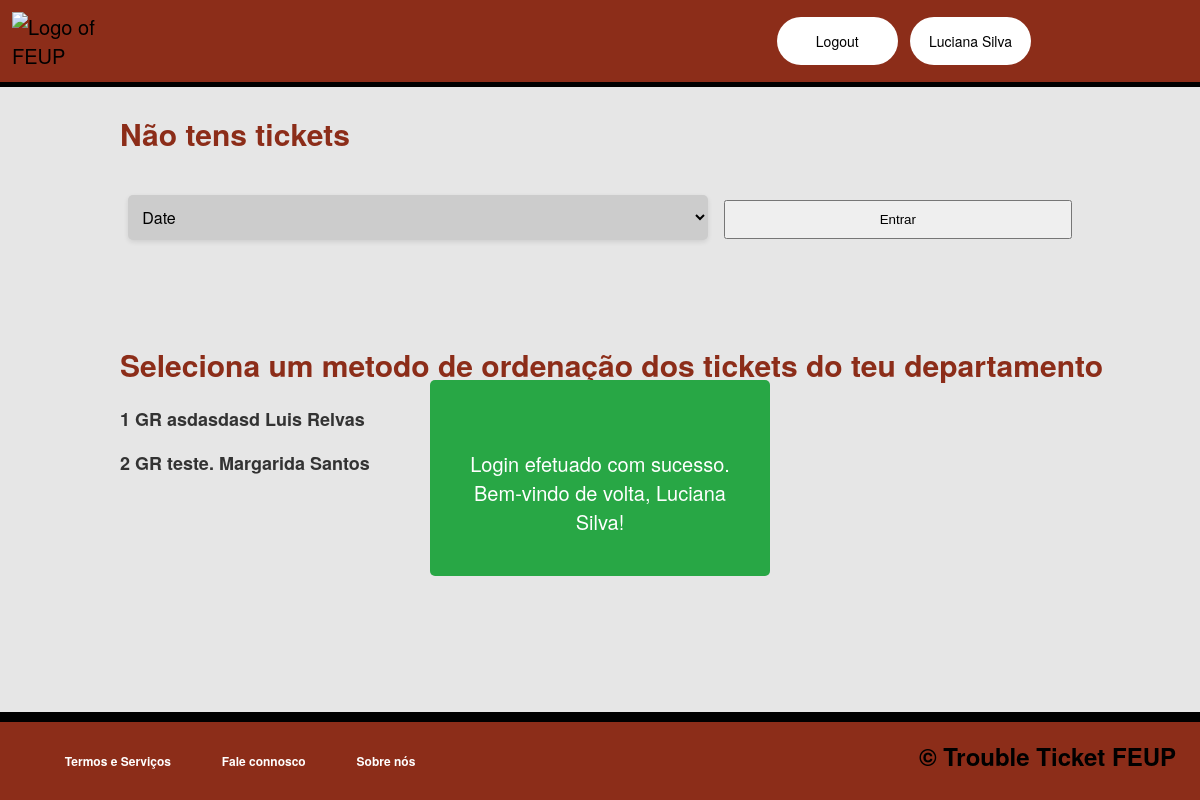
The page /pages/ticketsee.php (signed in) on the database as committed earlier.
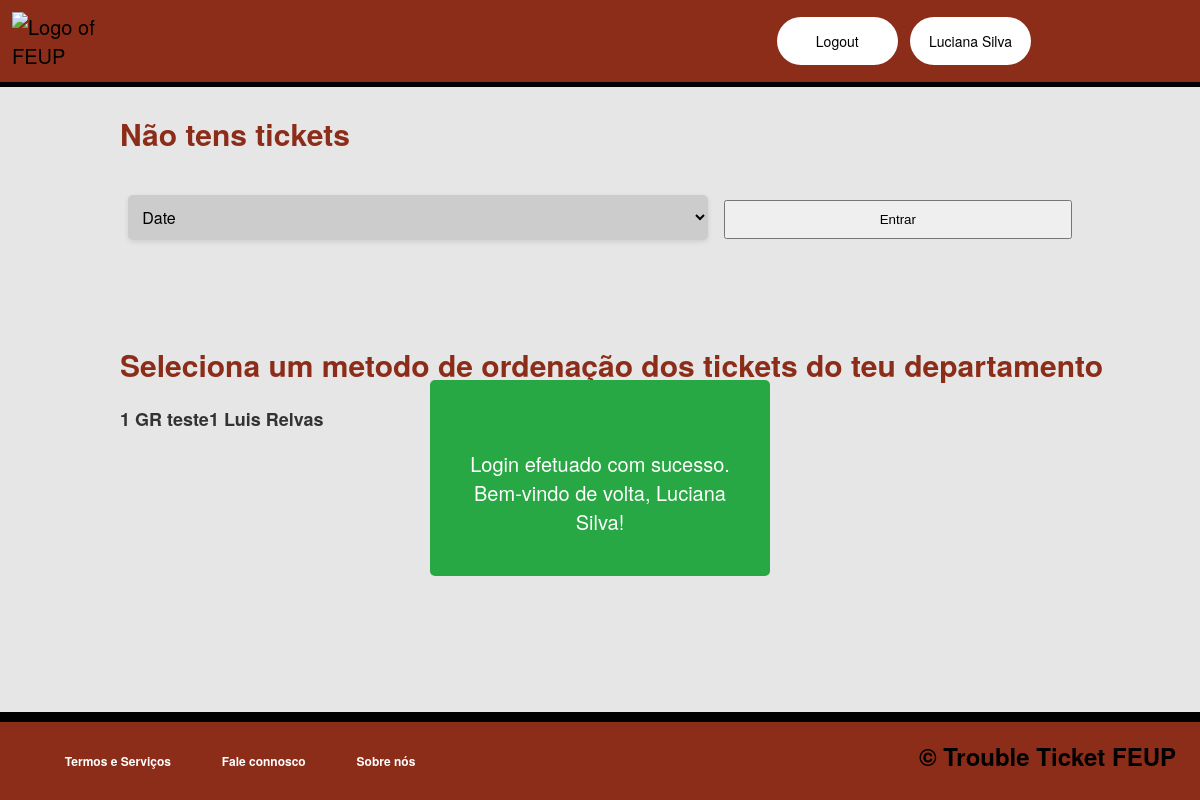
The same page on the database as committed later.
### tables this page shows
CREATE TABLE ticket(
	ticket_id INTEGER PRIMARY KEY,
	id INTEGER,
	department_id INTEGER, 
	status_id INTEGER,
	tittle TEXT NOT NULL,
	description TEXT NOT NULL,
	initial_date DATE NOT NULL,
	hashtag_id INTEGER DEFAULT 1,
	agent_id INTEGER DEFAULT -1,
	FOREIGN KEY(id) REFERENCES user(id),
	FOREIGN KEY(department_id) REFERENCES department(department_id),
	FOREIGN KEY(status_id) REFERENCES status(status_id)
	--- CONSTRAINT ticket_pk PRIMARY KEY(ticket_id)
);

CREATE TABLE department(
	department_id INTEGER PRIMARY KEY,
	name TEXT NOT NULL
	--- CONSTRAINT department_pk PRIMARY KEY(department_id)
);

CREATE TABLE user(
	id INTEGER PRIMARY KEY,
	role INTEGER DEFAULT 2,
	username TEXT NOT NULL,
	name TEXT NOT NULL,
	email TEXT NOT NULL,
	password TEXT NOT NULL
	--- CONSTRAINT user_pk PRIMARY KEY(id)
);

### classes/session.class.php (called while the page is built, shortened)
<?php
  class Session {
    private array $messages;
    public function __construct() {
      $this->messages = isset($_SESSION['messages']) ? $_SESSION['messages'] : array();
    }
    public function isLoggedIn() : bool {
      return isset($_SESSION['id']);
    }
    public function getMessages() {
      return $this->messages;
    }
  }
?>

### classes/ticket.class.php (called while the page is built, shortened)
<?php
  require_once('user.class.php');
  require_once('session.class.php');
  class Ticket {
    public function __construct(int $ticket_id, int $id,  int $department_id, int $status_id, string $tittle, string $description, string $initial_date,int $hashtag_id, int $agent_id) {
        $this->ticket_id = $ticket_id;
        $this->id = $id;
        $this->department_id = $department_id;
        $this->description = $description;
      }
    static function getmyTickets(PDO $db, int $id) : ?array{
      $stmt = $db->prepare('SELECT ticket_id,id,department_id,status_id,tittle,description,initial_date,hashtag_id,agent_id FROM ticket where id = ?');
      $stmt->execute(array($id));
      if($tickets == null) {
        return null;
      }
      else {
      return $tickets;}
    }
}
  ?>

### classes/user.class.php (called while the page is built, shortened)
<?php
  class User {
    public function __construct(int $id, int $role, string $username, string $name, string $email) {
      $this->role = $role;
      $this->name = $name;
    }
    static function getUser(PDO $db, int $id) : ?User {
      $stmt = $db->prepare('SELECT id,role,username,name,email,password FROM user WHERE id = ?');
      $stmt->execute(array(intval($id)));
      $user = $stmt->fetch();
      if($user){
      return new User(
          $user['id'],
          $user['role'],
          $user['username'],
          $user['name'],
          $user['email']
      );}
      else return null;
    }
}
?>

### classes/department.class.php (called while the page is built, shortened)
<?php
  require_once('ticket.class.php');
  require_once('session.class.php');
  class Department {
    static public function getDepartmentName(PDO $db, int $department_id): string {
        $stmt = $db->prepare('SELECT name FROM department where department_id = ?');
        $stmt->execute(array($department_id));
        $name = $stmt->fetch();
        $name = ($name['name']);
        if($name){
        return $name;}
        else{
            return "null";
        }
    }
    static public function getTicketsDepartment(PDO $db , int $id, int $integer) : ?array{
      if($integer == 0){
      $stmt = $db ->prepare('SELECT DISTINCT ticket.ticket_id,ticket.id,ticket.department_id,ticket.status_id,ticket.tittle,ticket.description,ticket.initial_date,ticket.hashtag_id,ticket.agent_id FROM agent,department,ticket where ticket.department_id = department.department_id and agent.department_id = department.department_id and agent.id = ? ORDER BY ticket.initial_date');}
      $stmt->execute(array($id));
        while($ticket = $stmt->fetch()){
          $tickets[] = new Ticket(
            $ticket['ticket_id'],
            $ticket['id'],
            $ticket['department_id'],
            $ticket['status_id'],
            $ticket['tittle'],
            $ticket['description'],
            $ticket['initial_date'],
            $ticket['hashtag_id'],
            $ticket['agent_id']
          );
        }
        return $tickets;
    }
  }

### templates/tickets.tpl.php (the view, shortened to what this page needs)
<?php
require_once(dirname(__DIR__).'/database/connection.db.php');
require_once(dirname(__DIR__).'/classes/ticket.class.php');
require_once(dirname(__DIR__).'/classes/user.class.php');
require_once(dirname(__DIR__).'/classes/session.class.php');
require_once(dirname(__DIR__).'/classes/hashtag.class.php');
require_once(dirname(__DIR__).'/classes/ticket.class.php');
require_once(dirname(__DIR__).'/classes/department.class.php');
        ?> <h2><?= $ticket->ticket_id, $ticket->id, $ticket->tittle, $ticket->initial_date, $ticket->agent_id?></h2> <?php
function drawmyTickets(int $id){
    $db = getDatabaseConnection();
    $tickets = Ticket::getmyTickets($db,$id);
    if($tickets) {
    ?>
        <div id="myTickets">
        <?php foreach($tickets as $ticket){ ?>
            <div class="ticketContainer">
                <h3 class="loginItem"><a href="../pages/ticketseeonly.php?ticket_id=<?=$ticket->ticket_id?>" ><?= $ticket->ticket_id ?></a></h3>
                <h2><?= $ticket->description?></h2>
            </div>
        <?php } ?>
        </div>
        <?php
}
else {
    ?> <h2>Não tens tickets</h2> <?php
}
}
function drawDepartmentTickets(int $id) {
    $db = getDatabaseConnection();
    $user = User::getUser($db,$_SESSION['id']);
    if($user->role != 2) {
    ?>
    <div class="department-tickets">
    <form action="../actions/orderTickets.action.php" method="POST">
    <select name ="order" id="order">
        <option value="0">Date</option>
    </select>
    <input id="button" type="submit" value="Entrar">
    </form>
    </div>
    <?php
    } ?>
    <?php
    $tickets = Department::getTicketsDepartment($db,$id,$_SESSION['order']);
    if($tickets) {
        ?> <h2>Seleciona um metodo de ordenação dos tickets do teu departamento</h2> <?php
    foreach($tickets as $ticket){
        $department_name = Department::getDepartmentName($db,$ticket->department_id);
        $user_name = User::getUser($db,$ticket->id);
        ?> <h3 class="loginItem"><a href="../pages/ticketseeonly.php?ticket_id=<?=$ticket->ticket_id?>" ><?= $ticket->ticket_id?></a><?=" " .$department_name . " " . $ticket->description . " " . $user_name->name?></h3> <?php
    }
    ?></div><?php
}
    else if($tickets == null && ($_SESSION['role'] == 1 || $_SESSION['role'] == 0)) {
        ?> <h2>Aguarda por algum ticket !</h2> <?php
    }
}
    ?>

### templates/common.php (shortened to what this page needs)
<?php
    function drawHeader(Session $session) { ?>
        <!DOCTYPE html>
        <html lang="PT-pt">
            <head>
                <link rel="stylesheet" href="../css/responsive.css">
                <link rel="stylesheet" href="../css/layout.css">
                <link rel="stylesheet" href="../css/style.css">
                <link rel="stylesheet" href="../css/messages.css">
                <link rel="stylesheet" href="../css/common.css">
                <link rel="stylesheet" href="../css/accordion.css">
            </head>
            <body>
                <header>
                        <div class = "logo">
                            <a href="../pages/index.php">
                                <img src="https://dec.fe.up.pt/wp-content/uploads/2021/03/logo-feup-white.png" alt="Logo of FEUP">
                            </a>
                        </div>
                        <?php
                            if ($session->isLoggedIn())
                            drawLoginUser($session->getId(), $session->getName());
                            else drawDefaultUser();
                        ?>
                </header>
            </body>
            <main>
            <?php
        }
        function drawLoginUser(int $id, string $name) { ?>
            <div id="login">
                <button clickable onclick="location.href='../actions/logout.action.php'">
                    Logout
                </button>
                <button clickable onclick="location.href='../pages/profile.php?id=<?=$id?>'">
                    <?=$name?>
                </button>
            </div>
        <?php
        }
        function drawDefaultUser() { ?>
        <?php }
        function drawMessages(Session $session) {
            echo '<div id="popup-container">';
            foreach ($session->getMessages() as $message) {
                echo '<div class="popup-alert ' . $message['type'] . '">';
                echo '<p>' . $message['text'] . '</p>';
                echo '</div>';
            }
            echo '</div>';
        }
function drawFooter() { ?>
    </main>
    <footer>
        <div class="footer">
            <nav>
                <h3><a href="../pages/index.php">Termos e Serviços</a></h3>
                <h3><a href="../pages/index.php">Fale connosco</a></h3>
                <h3><a href="../pages/index.php">Sobre nós</a></h3>
            </nav>
            <h3> &#169; Trouble Ticket FEUP</h3>
           </div>
    </footer>
    </body>
</html> <?php
}
?>

### pages/ticketsee.php (shortened to what this page needs)
<?php
require_once(dirname(__DIR__).'/templates/common.php');
require_once(dirname(__DIR__).'/classes/session.class.php');
require_once(dirname(__DIR__).'/classes/ticket.class.php');
require_once(dirname(__DIR__).'/classes/department.class.php');
require_once(dirname(__DIR__).'/templates/tickets.tpl.php');
$session = new Session();
drawHeader($session);
if (count($session->getMessages())) drawMessages($session);
drawmyTickets($_SESSION['id']);
drawDepartmentTickets($_SESSION['id']);
drawFooter();
?>

### css/layout.css (style rules this page uses)
.department-tickets { padding: 20px; text-align: center; }
.department-tickets select, .department-tickets input[type="submit"] { padding: 10px; }
.department-tickets select { margin-right: 10px; width: 50%; margin-bottom: 5%; }
.department-tickets input[type="submit"] { width: 30%; }
h2 { text-align: left; margin-bottom: 20px; margin-left: 10%; }
h3 { margin-bottom: 10px; margin-left: 10%; }
.loginItem { margin-bottom: 10px; }

### css/style.css (style rules this page uses)
:root { --principalColor: #8C2D19; --backgroundColor: #f5f5f5; --blackletter: #000; --borderColor: #ccc; --whiteColor: #fff; --buttonHoverColor: #e6b0aa; --errorColor: red; --grayColor: #333; --boxSadowAux: rgba(0, 0, 0, 0.1); --borderColorAux: #ddd; --linkHoverColor: blue; --linkColor: darkblue; --backGroundAux: #eee; --backGround2: #bcbaba; --grayColor1: gray; }
.loginItem { color: var(--blackletter); }
.department-tickets select, .department-tickets input[type="submit"] { padding: 10px; }
.department-tickets select { background-color: var(--borderColor); }
.department-tickets input[type="submit"] { width: 30%; }
.loginItem { font-size: 18px; color: var(--grayColor); }
.loginItem a { color: var(--grayColor); }

### css/messages.css (style rules this page uses)
:root { --color-text: #fff; --color-success: #28a745; --color-error: #dc3545; --backGround: rgba(0, 0, 0, 0.8); --boxShadow: rgba(0, 0, 0, 0.3); }
#popup-container { position: fixed; top: 50%; left: 50%; transform: translate(-50%, -50%); width: 300px; border-radius: 8px; padding: 20px; z-index: 9999; display: flex; flex-direction: column; align-items: center; justify-content: center; }
.popup-alert { display: flex; align-items: center; justify-content: center; position: absolute; text-align: center; top: 0; left: 0; right: 0; padding: 20px; background-color: var(--backGround); color: var(--color-text); border-radius: 5px; box-shadow: 0 0 10px var(--boxShadow); opacity: 0; transform: translateY(-100%); animation: fade-in 0.5s forwards; font-family: "Haas Grot Text R Web", "Helvetica Neue", Helvetica, Arial, sans-serif; }
.popup-alert.success { background-color: var(--color-success); }

Rows that differ between the two databases and show on the page:
removed ticket: ticket_id "2", department.name "GR", description "teste.", id.name "Margarida Santos"
changed ticket "GR": description "asdasdasd" → "teste1"
